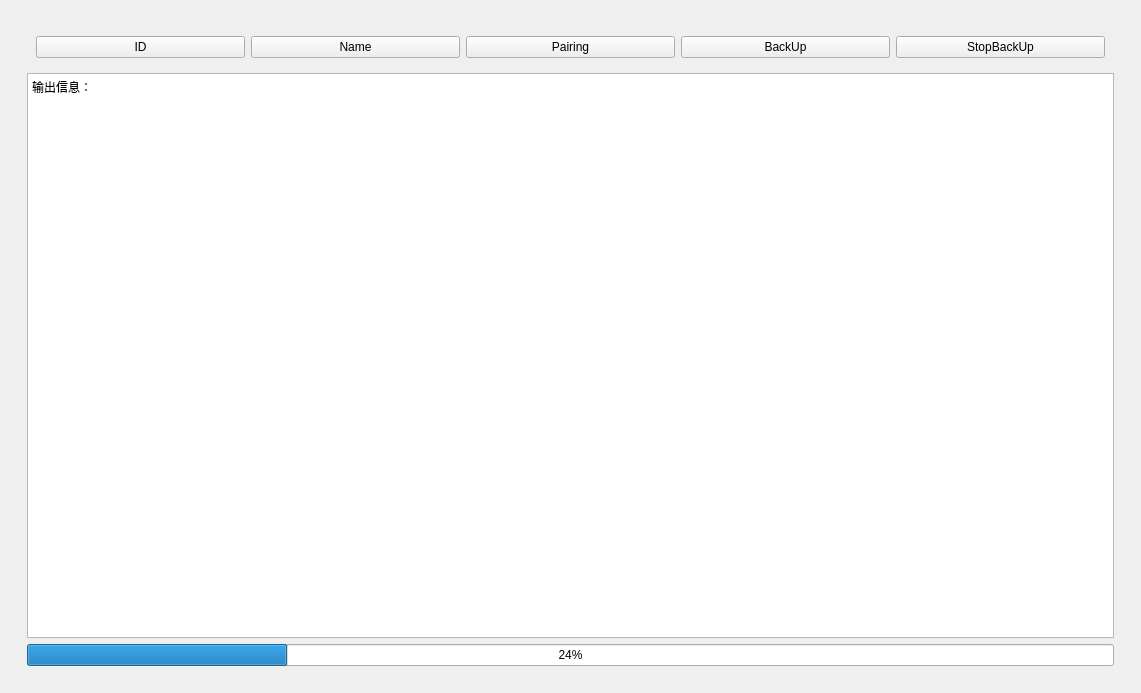
<?xml version="1.0" encoding="UTF-8"?>
<ui version="4.0">
 <class>MainWindow</class>
 <widget class="QMainWindow" name="MainWindow">
  <property name="geometry">
   <rect>
    <x>0</x>
    <y>0</y>
    <width>1141</width>
    <height>693</height>
   </rect>
  </property>
  <property name="windowTitle">
   <string>MainWindow</string>
  </property>
  <widget class="QWidget" name="centralwidget">
   <layout class="QHBoxLayout" name="horizontalLayout">
    <item>
     <widget class="QWidget" name="widget" native="true">
      <layout class="QHBoxLayout" name="horizontalLayout_3">
       <item>
        <widget class="QWidget" name="widget_3" native="true">
         <layout class="QVBoxLayout" name="verticalLayout">
          <item>
           <widget class="QWidget" name="widget_2" native="true">
            <layout class="QHBoxLayout" name="horizontalLayout_2">
             <item>
              <widget class="QPushButton" name="IdeviceIdPushBtn">
               <property name="text">
                <string>ID</string>
               </property>
              </widget>
             </item>
             <item>
              <widget class="QPushButton" name="IdeviceNamePushBtn">
               <property name="text">
                <string>Name</string>
               </property>
              </widget>
             </item>
             <item>
              <widget class="QPushButton" name="IdevicePairPushBtn">
               <property name="text">
                <string>Pairing</string>
               </property>
              </widget>
             </item>
             <item>
              <widget class="QPushButton" name="IdeviceBackupPushBtn">
               <property name="text">
                <string>BackUp</string>
               </property>
              </widget>
             </item>
             <item>
              <widget class="QPushButton" name="pushButton">
               <property name="text">
                <string>StopBackUp</string>
               </property>
              </widget>
             </item>
            </layout>
           </widget>
          </item>
          <item>
           <widget class="QTextEdit" name="textEdit">
            <property name="html">
             <string>&lt;!DOCTYPE HTML PUBLIC &quot;-//W3C//DTD HTML 4.0//EN&quot; &quot;http://www.w3.org/TR/REC-html40/strict.dtd&quot;&gt;
&lt;html&gt;&lt;head&gt;&lt;meta name=&quot;qrichtext&quot; content=&quot;1&quot; /&gt;&lt;meta charset=&quot;utf-8&quot; /&gt;&lt;style type=&quot;text/css&quot;&gt;
p, li { white-space: pre-wrap; }
hr { height: 1px; border-width: 0; }
li.unchecked::marker { content: &quot;\2610&quot;; }
li.checked::marker { content: &quot;\2612&quot;; }
&lt;/style&gt;&lt;/head&gt;&lt;body style=&quot; font-family:'Microsoft YaHei UI'; font-size:9pt; font-weight:400; font-style:normal;&quot;&gt;
&lt;p style=&quot; margin-top:0px; margin-bottom:0px; margin-left:0px; margin-right:0px; -qt-block-indent:0; text-indent:0px;&quot;&gt;输出信息：&lt;/p&gt;&lt;/body&gt;&lt;/html&gt;</string>
            </property>
           </widget>
          </item>
          <item>
           <widget class="QProgressBar" name="progressBar">
            <property name="value">
             <number>24</number>
            </property>
           </widget>
          </item>
         </layout>
        </widget>
       </item>
      </layout>
     </widget>
    </item>
   </layout>
  </widget>
 </widget>
 <resources/>
 <connections/>
</ui>
